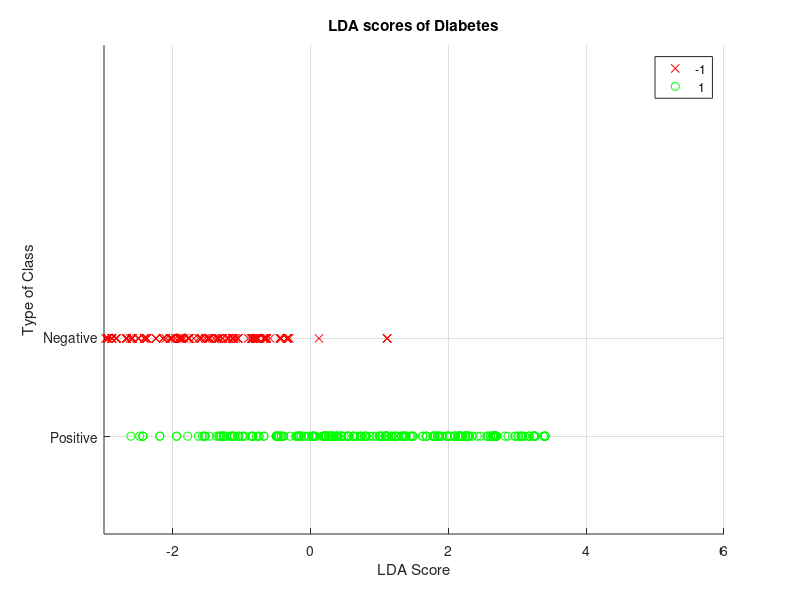
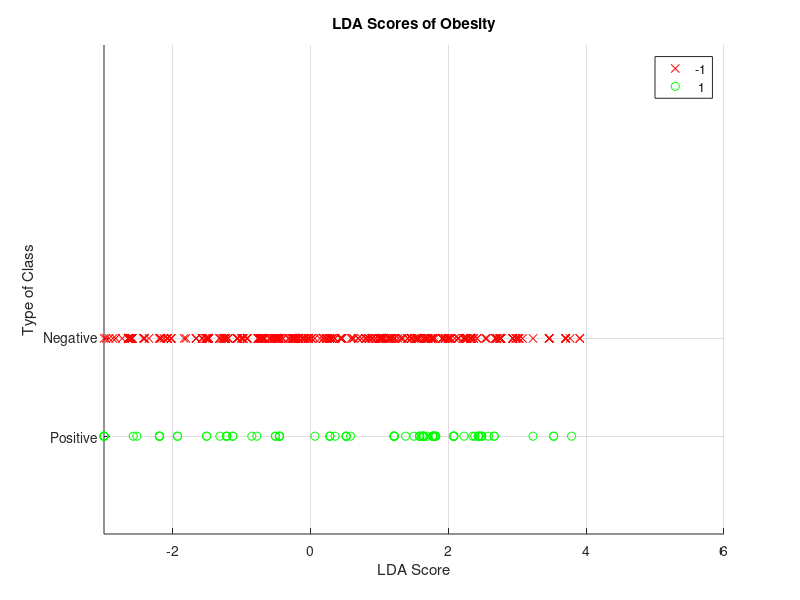
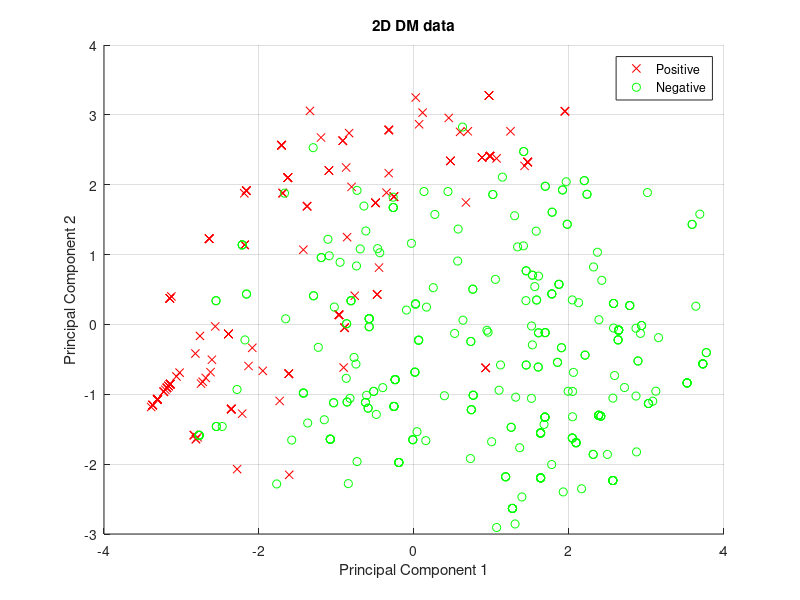
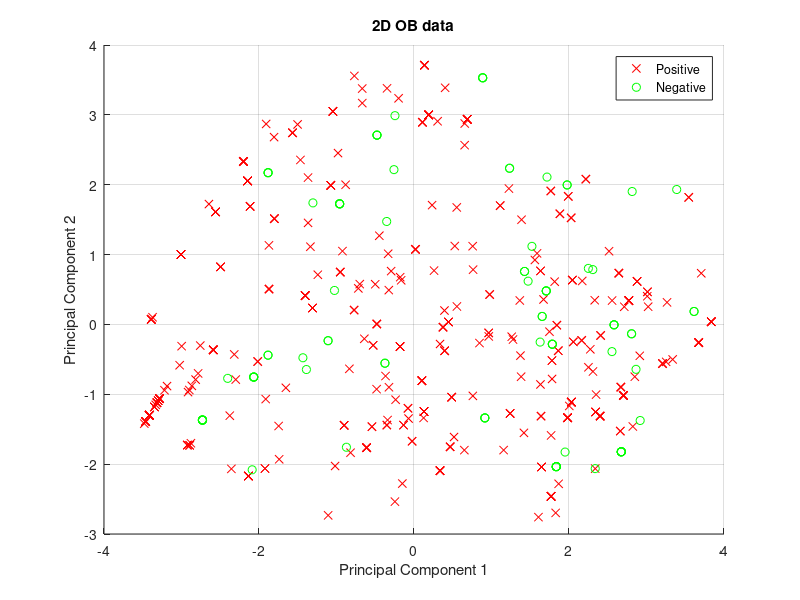

These charts were generated, in order, by the following MATLAB code:
function a4_00000000
% Function for CISC271, Winter 2022, Assignment #4

    % Read the test data from a CSV file
    dmrisk = csvread('dmrisk.csv',1,0);

    % Columns for the data and labels; DM is diabetes, OB is obesity
    jDM = 17;
    jOB = 16;

    % Extract the data matrices and labels
    XDM = dmrisk(:, (1:size(dmrisk,2))~=jDM);
    yDM = dmrisk(:,jDM);
    XOB = dmrisk(:, (1:size(dmrisk,2))~=jOB);
    yOB = dmrisk(:,jOB);

    % Reduce the dimensionality to 2D using PCA
    [~,rDM] = pca(zscore(XDM), 'NumComponents', 2);
    [~,rOB] = pca(zscore(XOB), 'NumComponents', 2);

    % Find the LDA vectors and scores for each data set
    [qDM zDM qOB zOB] = a4q1(rDM, yDM, rOB, yOB);

    % %
    % % STUDENT CODE GOES HERE: PLOT RELEVANT DATA
    % %
    
    
    % Create a new figure for the plot
    figure;

    % Define y-coordinates based on class labels for DM data
    ycoordinatesofDM = yDM;
    ycoordinatesofDM(yDM == 1) = 1; % Assign y=1 for Class 1
    ycoordinatesofDM(yDM ~= 1) = 2; % Assign y=2 for Class 2

    % Scatter plot of LDA scores for DM data with distinct class representation
    gscatter(zDM, ycoordinatesofDM, yDM, 'rg', 'xo');
    title('LDA scores of Diabetes'); % Set the title of the plot
    ylabel('Type of Class'); % Label for the y-axis
    xlabel('LDA Score'); % Label for the x-axis
    xlim([-3, 6]); ylim([0 5]); % Set limits for the x and y axes

    % Set Y-axis ticks and labels for better interpretation
    set(gca, 'YTick', [1, 2], 'YTickLabel', {'Positive', 'Negative'});

    % Add a grid to the plot for better visualization
    grid on;

    % Create a new figure for the plot
    figure;

    % Define y-coordinates based on class labels for Obesity data
    ycoordinatesofOB = yOB;
    ycoordinatesofOB(yOB == 1) = 1; % Assign y=1 for Class 1
    ycoordinatesofOB(yOB ~= 1) = 2; % Assign y=2 for Class 2

    % Scatter plot of LDA scores for Obesity data with distinct class representation
    gscatter(zOB, ycoordinatesofOB, yOB, 'rg', 'xo');
    title('LDA Scores of Obesity'); % Set the title of the plot
    ylabel('Type of Class'); % Label for the y-axis
    xlabel('LDA Score'); % Label for the x-axis
    xlim([-3, 6]); ylim([0 5]); % Set limits for the x and y axes

    % Set Y-axis ticks and labels for better interpretation
    set(gca, 'YTick', [1, 2], 'YTickLabel', {'Positive', 'Negative'});

    % Add a grid to the plot for better visualization
    grid on;
    
    % Plotting 2D data with LDA scores for DM
    figure;
    gscatter(rDM(:,1), rDM(:,2), yDM, 'rg', 'xo');
    title('2D DM data'); % Set the title of the plot
    ylabel('Principal Component 2'); % Label for the y-axis
    xlabel('Principal Component 1'); % Label for the x-axis
    legend('Positive', 'Negative'); % Show legend for class representation
    grid on; % Add a grid to the plot for better visualization

    % Plotting 2D data with LDA scores for OB
    figure;
    gscatter(rOB(:,1), rOB(:,2), yOB, 'rg', 'xo');
    title('2D OB data'); % Set the title of the plot
    ylabel('Principal Component 2'); % Label for the y-axis
    xlabel('Principal Component 1'); % Label for the x-axis
    legend('Positive', 'Negative'); % Show legend for class representation
    grid on; % Add a grid to the plot for better visualization

    % Compute ROC curve, AUC, and optimal threshold for DM data
    [FPRD, TPRD, AUCD, OPTD] = roccurve(yDM, zDM);

    % Compute ROC curve, AUC, and optimal threshold for OB data
    [FPRO, TPRO, AUCO, OPTO] = roccurve(yOB, zOB);

    % Display optimal thresholds for DM and OB data
    OPTD
    OPTO

    % Compute confusion matrices for DM and OB data using optimal thresholds
    confusionMATDM = confmat(yDM, zDM, OPTD);
    confusionMATOB = confmat(yOB, zOB, OPTO);

    % Display AUC and optimal confusion matrix for DM data
    disp(['AUC for Diabetes Data: ', num2str(AUCD)]);
    disp('Optimal Confusion Matrix for Diabetes Data:');
    disp(confusionMATDM);

    % Display AUC and optimal confusion matrix for OB data
    disp(['AUC for Obesity Data: ', num2str(AUCO)]);
    disp('Optimal Confusion Matrix for Obesity Data:');
    disp(confusionMATOB);

    % Plot ROC curves for DM and OB data
    figure;
    plot(FPRD, TPRD, 'r', 'LineWidth', 3, 'DisplayName', 'DM ROC Curve');
    hold on;
    plot(FPRO, TPRO, 'g', 'LineWidth', 3, 'DisplayName', 'OB ROC Curve');
    title('Receiver Operating Characteristic (ROC) Curves'); % Set the title of the plot
    ylabel('True Positive Rate (TPR)'); % Label for the y-axis
    xlabel('False Positive Rate (FPR)'); % Label for the x-axis
    legend('show'); % Show legend for different ROC curves
end

function [q1, z1, q2, z2] = a4q1(Xmat1, yvec1, Xmat2, yvec2)
% [Q1 Z1 Q2 Z2]=A4Q1(X1,Y1,X2,Y2) computes an LDA axis and a
% score vector for X1 with Y1, and for X2 with Y2.
%
% INPUTS:
%         X1 - MxN data, M observations of N variables
%         Y1 - Mx1 labels, +/- computed as ==/~= 1
%         X2 - MxN data, M observations of N variables
%         Y2 - Mx1 labels, +/- computed as ==/~= 1
% OUTPUTS:
%         Q1 - Nx1 vector, LDA axis of data set #1
%         Z1 - Mx1 vector, scores of data set #1
%         Q2 - Nx1 vector, LDA axis of data set #2
%         Z2 - Mx1 vector, scores of data set #2

    q1 = [];
    z1 = [];
    q2 = [];
    z2 = [];
    
    % Compute the LDA axis for each data set
    q1 = lda2class(Xmat1(yvec1==1,:), Xmat1(yvec1~=1, :));
    q2 = lda2class(Xmat2(yvec2==1,:), Xmat2(yvec2~=1, :));
   
    % %
    % % STUDENT CODE GOES HERE: COMPUTE SCORES USING LDA AXES
    % 
   
    % Compute the mean vectors for each dataset
    meanDS1 = mean(Xmat1, 1);
    meanDS2 = mean(Xmat2, 1);

    % Center the data by subtracting the mean vector
    % Multiply by q1 (LDA axis) to obtain the scores for dataset 1
    z1 = (Xmat1 - ones(size(Xmat1, 1), 1) * meanDS1) * q1;

    % Center the data by subtracting the mean vector
    % Multiply by q2 (LDA axis) to obtain the scores for dataset 2
    z2 = (Xmat2 - ones(size(Xmat2, 1), 1) * meanDS2) * q2;

% END OF FUNCTION
end

function qvec = lda2class(X1, X2)
% QVEC=LDA2(X1,X2) finds Fisher's linear discriminant axis QVEC
% for data in X1 and X2.  The data are assumed to be sufficiently
% independent that the within-label scatter matrix is full rank.
%
% INPUTS:
%         X1   - M1xN data with M1 observations of N variables
%         X2   - M2xN data with M2 observations of N variables
% OUTPUTS:
%         qvec - Nx1 unit direction of maximum separation
    
% Combine the data from both datasets
A = [X1; X2];

% Compute the mean vector for the combined dataset
DSMeanA = mean(A);

% Separate the datasets
A1 = X1;
DSMeanA1 = mean(A1);

A2 = X2;
DSMeanA2 = mean(A2);

% Center the data for each dataset individually
M1 = -ones(size(A1, 1), 1) * DSMeanA1 + A1;
M2 = -ones(size(A2, 1), 1) * DSMeanA2 + A2;

% Compute the within-class scatter matrices
S1 = M1' * M1;
S2 = M2' * M2;
Sw = S1 + S2;

% Compute the between-class scatter matrix
T = [DSMeanA1 - DSMeanA; DSMeanA2 - DSMeanA];
Sb = T' * T;

% Compute the Fisher's linear discriminant axis
[eigvectors, eigvalues] = eig(Sw \ Sb);
[~, maxIndex] = max(diag(eigvalues));
fDiscriminant = eigvectors(:, maxIndex);

% Ensure the direction of the discriminant is correct
direction = DSMeanA1 - DSMeanA2;
if (direction * fDiscriminant < 0)
    fDiscriminant = -fDiscriminant;
end

% The final discriminant vector (LDA axis)
qvec = fDiscriminant;
end

function [FPR, TPR, auc, bopt] = roccurve(yvec_in, zvec_in)
    % [FPR TPR AUC BOPT]=ROCCURVE(YVEC,ZVEC) computes the
    % ROC curve and related values for labels YVEC and scores ZVEC.
    % Unique scores are used as thresholds for binary classification.
    %
    % INPUTS:
    %         YVEC - Mx1 labels, +/- computed as ==/~= 1
    %         ZVEC - Mx1 scores, real numbers
    % OUTPUTS:
    %         FPR  - Kx1 vector of False Positive Rate values
    %         TPR  - Kx1 vector of True Positive Rate values
    %         AUC  - scalar, Area Under Curve of ROC determined by TPR and FPR
    %         BOPT - scalar, optimal threshold for accuracy

    
% Sort the scores and permute the labels accordingly
[zvec, zndx] = sort(zvec_in);
yvec = yvec_in(zndx);

% Sort and find a unique subset of the scores
bvec = unique(zvec);
bm = numel(bvec);

% Initialize vectors for True Positive Rate, False Positive Rate, accuracy, and optimal threshold
TPR = zeros(bm, 1);
FPR = zeros(bm, 1);
acc = zeros(bm, 1);
bopt = bvec(1); % Initialize optimal threshold with the first unique score

% Iterate over each unique threshold value
for jx = 1:bm
    % Compute the confusion matrix for the current threshold
    confusionmatrix = confmat(yvec, zvec, bvec(jx));
    
    % Extract values from the confusion matrix
    TP = confusionmatrix(1, 1);
    TN = confusionmatrix(2, 2);
    FP = confusionmatrix(2, 1);
    FN = confusionmatrix(1, 2);

    % Compute True Positive Rate (Sensitivity) and False Positive Rate
    TPR(jx) = TP / (TP + FN);
    TNR = TN / (TN + FP);
    FPR(jx) = FP / (FP + TN);

    % Compute False Negative Rate and accuracy
    FNR = FN / (TP + FN);
    acc(jx) = (TPR(jx) * TNR) - (FPR(jx) * FNR);
end

% Find the index of the optimal threshold with maximum accuracy
[~, idxOpt] = max(acc);
bopt = bvec(idxOpt);

% Ensure that the rates are sorted for correct plotting
TPR = sort(TPR);
FPR = sort(FPR);

% Compute AUC for the ROC curve
auc = aucofroc(FPR, TPR);

end
    
function cmat = confmat(yvec, zvec, theta)
% CMAT=CONFMAT(YVEC,ZVEC,THETA) finds the confusion matrix CMAT for labels
% YVEC from scores ZVEC and a threshold THETA. YVEC is assumed to be +1/-1
% and each entry of ZVEC is scored as -1 if <THETA and +1 otherwise. CMAT
% is returned as [TP FN ; FP TN]
%
% INPUTS:
%         YVEC  - Mx1 values, +/- computed as ==/~= 1
%         ZVEC  - Mx1 scores, real numbers
%         THETA - threshold real-valued scalar
% OUTPUTS:
%         CMAT  - 2x2 confusion matrix; rows are +/- labels,
%                 columns are +/- classifications

  
% Quantize the scores based on the threshold
qvec = sign((zvec >= theta) - 0.5);

% Replace zero values in qvec with 1
qvec(qvec == 0) = 1;

% Compute True Positives (TP), True Negatives (TN), False Positives (FP),
% and False Negatives (FN) based on the quantization
TP = sum((yvec == 1) & (qvec == 1)); % True Positives
TN = sum((yvec == -1) & (qvec == -1)); % True Negatives
FP = sum((yvec == -1) & (qvec == 1)); % False Positives
FN = sum((yvec == 1) & (qvec == -1)); % False Negatives

% Create the confusion matrix
cmat = [TP FN; FP TN];
end

function auc = aucofroc(fpr, tpr)
% AUC=AUCOFROC(TPR,FPR) finds the Area Under Curve of the
% ROC curve specified by the TPR, True Positive Rate, and
% the FPR, False Positive Rate.
%
% INPUTS:
%         TPR - Kx1 vector, rate for underlying score threshold 
%         FPR - Kx1 vector, rate for underlying score threshold 
% OUTPUTS:
%         AUC - integral, from Trapezoidal Rule on [0,0] to [1,1]

    [X undx] = sort(reshape(fpr, 1, numel(fpr)));
    Y = sort(reshape(tpr(undx), 1, numel(undx)));
    auc = abs(trapz([0 X 1] , [0 Y 1]));
end
